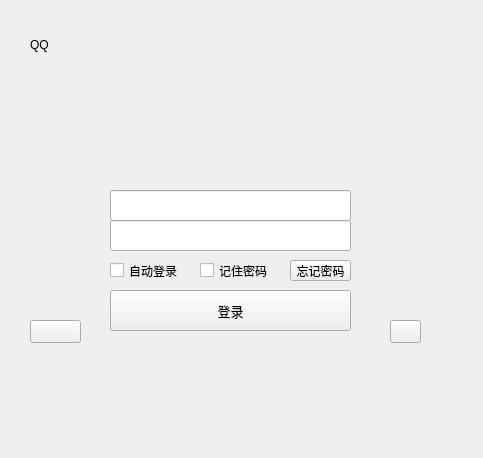
<?xml version="1.0" encoding="UTF-8"?>
<ui version="4.0">
 <class>Widget</class>
 <widget class="QWidget" name="Widget">
  <property name="geometry">
   <rect>
    <x>0</x>
    <y>0</y>
    <width>483</width>
    <height>458</height>
   </rect>
  </property>
  <property name="windowTitle">
   <string>Widget</string>
  </property>
  <widget class="QLabel" name="errorMsg">
   <property name="geometry">
    <rect>
     <x>30</x>
     <y>390</y>
     <width>421</width>
     <height>31</height>
    </rect>
   </property>
   <property name="text">
    <string/>
   </property>
  </widget>
  <widget class="QWidget" name="WidgetPartOne" native="true">
   <property name="geometry">
    <rect>
     <x>20</x>
     <y>20</y>
     <width>431</width>
     <height>331</height>
    </rect>
   </property>
   <widget class="QPushButton" name="buttonClose">
    <property name="geometry">
     <rect>
      <x>390</x>
      <y>0</y>
      <width>31</width>
      <height>23</height>
     </rect>
    </property>
    <property name="text">
     <string/>
    </property>
    <property name="flat">
     <bool>true</bool>
    </property>
   </widget>
   <widget class="QPushButton" name="buttonMin">
    <property name="geometry">
     <rect>
      <x>360</x>
      <y>0</y>
      <width>31</width>
      <height>23</height>
     </rect>
    </property>
    <property name="cursor">
     <cursorShape>PointingHandCursor</cursorShape>
    </property>
    <property name="focusPolicy">
     <enum>Qt::ClickFocus</enum>
    </property>
    <property name="text">
     <string/>
    </property>
    <property name="flat">
     <bool>true</bool>
    </property>
   </widget>
   <widget class="QPushButton" name="buttonSetting">
    <property name="geometry">
     <rect>
      <x>330</x>
      <y>0</y>
      <width>31</width>
      <height>23</height>
     </rect>
    </property>
    <property name="styleSheet">
     <string notr="true"/>
    </property>
    <property name="text">
     <string/>
    </property>
    <property name="flat">
     <bool>true</bool>
    </property>
   </widget>
   <widget class="QLabel" name="QQIcon">
    <property name="geometry">
     <rect>
      <x>10</x>
      <y>10</y>
      <width>30</width>
      <height>30</height>
     </rect>
    </property>
    <property name="autoFillBackground">
     <bool>true</bool>
    </property>
    <property name="text">
     <string>QQ</string>
    </property>
   </widget>
   <widget class="QLabel" name="QQText">
    <property name="geometry">
     <rect>
      <x>40</x>
      <y>10</y>
      <width>41</width>
      <height>31</height>
     </rect>
    </property>
    <property name="font">
     <font>
      <family>Arial</family>
      <pointsize>16</pointsize>
      <weight>50</weight>
      <bold>false</bold>
     </font>
    </property>
    <property name="styleSheet">
     <string notr="true">color : #FFFFFF;</string>
    </property>
    <property name="text">
     <string/>
    </property>
   </widget>
   <widget class="QWidget" name="widgetPartTwo" native="true">
    <property name="geometry">
     <rect>
      <x>0</x>
      <y>130</y>
      <width>431</width>
      <height>201</height>
     </rect>
    </property>
    <widget class="QPushButton" name="buttonFlicker">
     <property name="geometry">
      <rect>
       <x>370</x>
       <y>170</y>
       <width>31</width>
       <height>23</height>
      </rect>
     </property>
     <property name="cursor">
      <cursorShape>PointingHandCursor</cursorShape>
     </property>
     <property name="text">
      <string/>
     </property>
    </widget>
    <widget class="QCheckBox" name="checkBoxRememberPassword">
     <property name="geometry">
      <rect>
       <x>180</x>
       <y>110</y>
       <width>70</width>
       <height>21</height>
      </rect>
     </property>
     <property name="text">
      <string>记住密码</string>
     </property>
    </widget>
    <widget class="QPushButton" name="buttonForgetPassword">
     <property name="geometry">
      <rect>
       <x>270</x>
       <y>110</y>
       <width>61</width>
       <height>21</height>
      </rect>
     </property>
     <property name="text">
      <string>忘记密码</string>
     </property>
    </widget>
    <widget class="QCheckBox" name="checkBoxAutoLogin">
     <property name="geometry">
      <rect>
       <x>90</x>
       <y>110</y>
       <width>70</width>
       <height>21</height>
      </rect>
     </property>
     <property name="text">
      <string>自动登录</string>
     </property>
    </widget>
    <widget class="QPushButton" name="buttonRegist">
     <property name="geometry">
      <rect>
       <x>10</x>
       <y>170</y>
       <width>51</width>
       <height>23</height>
      </rect>
     </property>
     <property name="cursor">
      <cursorShape>PointingHandCursor</cursorShape>
     </property>
     <property name="text">
      <string/>
     </property>
    </widget>
    <widget class="QPushButton" name="buttonLogin">
     <property name="geometry">
      <rect>
       <x>90</x>
       <y>140</y>
       <width>241</width>
       <height>41</height>
      </rect>
     </property>
     <property name="font">
      <font>
       <family>微软雅黑</family>
       <pointsize>10</pointsize>
      </font>
     </property>
     <property name="autoFillBackground">
      <bool>false</bool>
     </property>
     <property name="text">
      <string>登录</string>
     </property>
    </widget>
    <widget class="QLineEdit" name="passwordInput">
     <property name="geometry">
      <rect>
       <x>90</x>
       <y>70</y>
       <width>241</width>
       <height>31</height>
      </rect>
     </property>
    </widget>
    <widget class="QLineEdit" name="acctInput">
     <property name="geometry">
      <rect>
       <x>90</x>
       <y>40</y>
       <width>241</width>
       <height>31</height>
      </rect>
     </property>
     <property name="font">
      <font>
       <weight>75</weight>
       <bold>true</bold>
      </font>
     </property>
     <property name="text">
      <string/>
     </property>
    </widget>
   </widget>
  </widget>
 </widget>
 <layoutdefault spacing="6" margin="11"/>
 <resources/>
 <connections/>
</ui>
